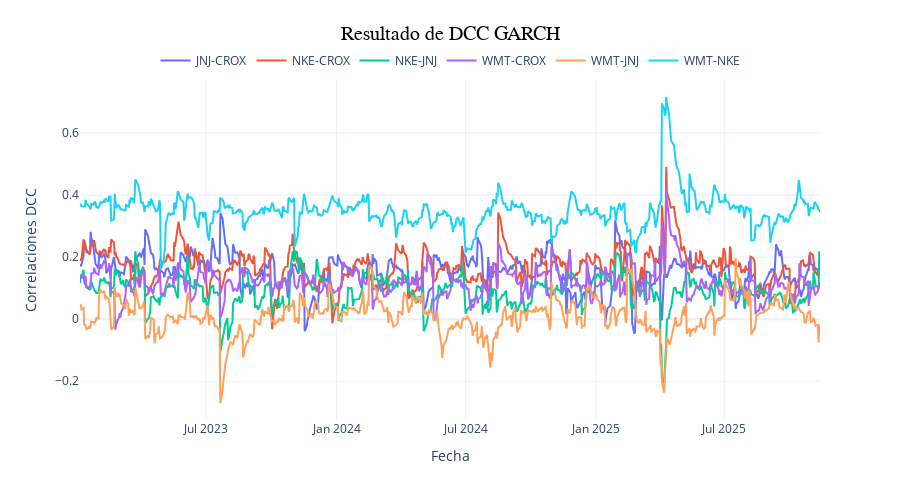

Notebook code cell kept with this figure:
### Code cell
# --- 2. Visualización de DCC
# Preparando
stock_names = [x.split()[0] for x in dfr.iloc[:,:dfr.shape[1]].columns] # Nombres de los activos
corr_name_list = [] # Combinaciones de nombres
for i, name_a in enumerate(stock_names):
    if i == 0:
        pass
    else:
        for name_b in stock_names[:i]:
            corr_name_list.append(name_a + "-" + name_b)

correlacion_dcc.columns = corr_name_list
correlacion_dcc.index = dfr.iloc[:,:dfr.shape[1]].dropna().index

# Visualizar
dcc_corr_plot = Visualizar_Series_Dinamica(correlacion_dcc, correlacion_dcc.columns, nombre_de_eje_y='Correlaciones DCC ', titulo='Resultado de DCC GARCH')

### Figure 1 — Plotly figure (JSON) as saved in the notebook; plotly's stock layout.template omitted (floating-point values rounded to 4 significant figures; data arrays with more than 128 entries replaced by an {"elided": "..."} marker saying what was removed)
{"data": [{"line": {"color": "#636EFA", "width": 2}, "name": "JNJ-CROX", "type": "scatter", "x": {"elided": "719 str values"}, "y": {"elided": "719 float values"}}, {"line": {"color": "#EF553B", "width": 2}, "name": "NKE-CROX", "type": "scatter", "x": {"elided": "719 str values"}, "y": {"elided": "719 float values"}}, {"line": {"color": "#00CC96", "width": 2}, "name": "NKE-JNJ", "type": "scatter", "x": {"elided": "719 str values"}, "y": {"elided": "719 float values"}}, {"line": {"color": "#AB63FA", "width": 2}, "name": "WMT-CROX", "type": "scatter", "x": {"elided": "719 str values"}, "y": {"elided": "719 float values"}}, {"line": {"color": "#FFA15A", "width": 2}, "name": "WMT-JNJ", "type": "scatter", "x": {"elided": "719 str values"}, "y": {"elided": "719 float values"}}, {"line": {"color": "#19D3F3", "width": 2}, "name": "WMT-NKE", "type": "scatter", "x": {"elided": "719 str values"}, "y": {"elided": "719 float values"}}], "layout": {"height": 500, "legend": {"orientation": "h", "x": 0.5, "xanchor": "center", "y": 1.1}, "margin": {"t": 80}, "title": {"font": {"color": "black", "family": "Gill Sans", "size": 20}, "text": "Resultado de DCC GARCH", "x": 0.5}, "xaxis": {"title": {"text": "Fecha"}}, "yaxis": {"tickfont": {"size": 12}, "title": {"font": {"size": 14}, "text": "Correlaciones DCC "}}}}
